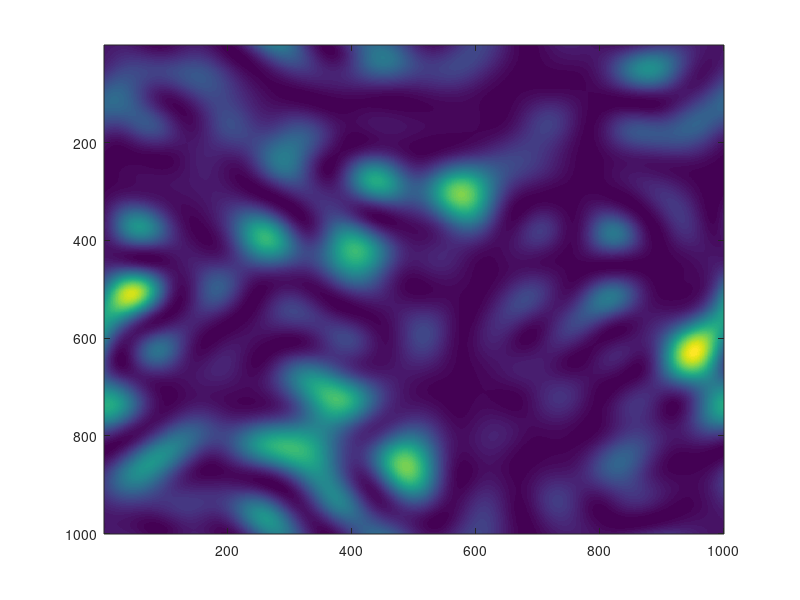
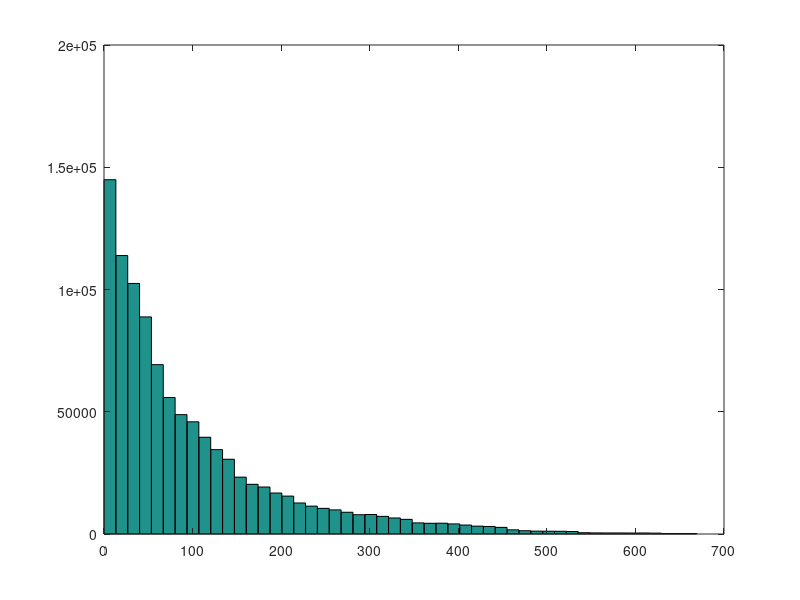

Source code (MATLAB) for these figures, in order: (Note: this script raises an error after producing the figures.)
% code to generate speckle with the fourier transform method

% size of initial random matrix -- input
N = 10;
% size of padded matrix -- output
M = 1000;

% random phasors
a = exp(2.0i*pi.*rand(N,N));

% take fft, shift
b = fft2(a,M,M);
c = fftshift(abs(b).^2);

% show pattern
figure(1)
imagesc(c);

% histogram of intensity
figure(2)
hist(c(:),50);

% display mean and std
mean(c(:))
std(c(:))

% write the speckle to an hdf5 file
filename = 'speckle.h5';
h5create(filename,'/e2',size(c));
h5write(filename, '/e2', c);

